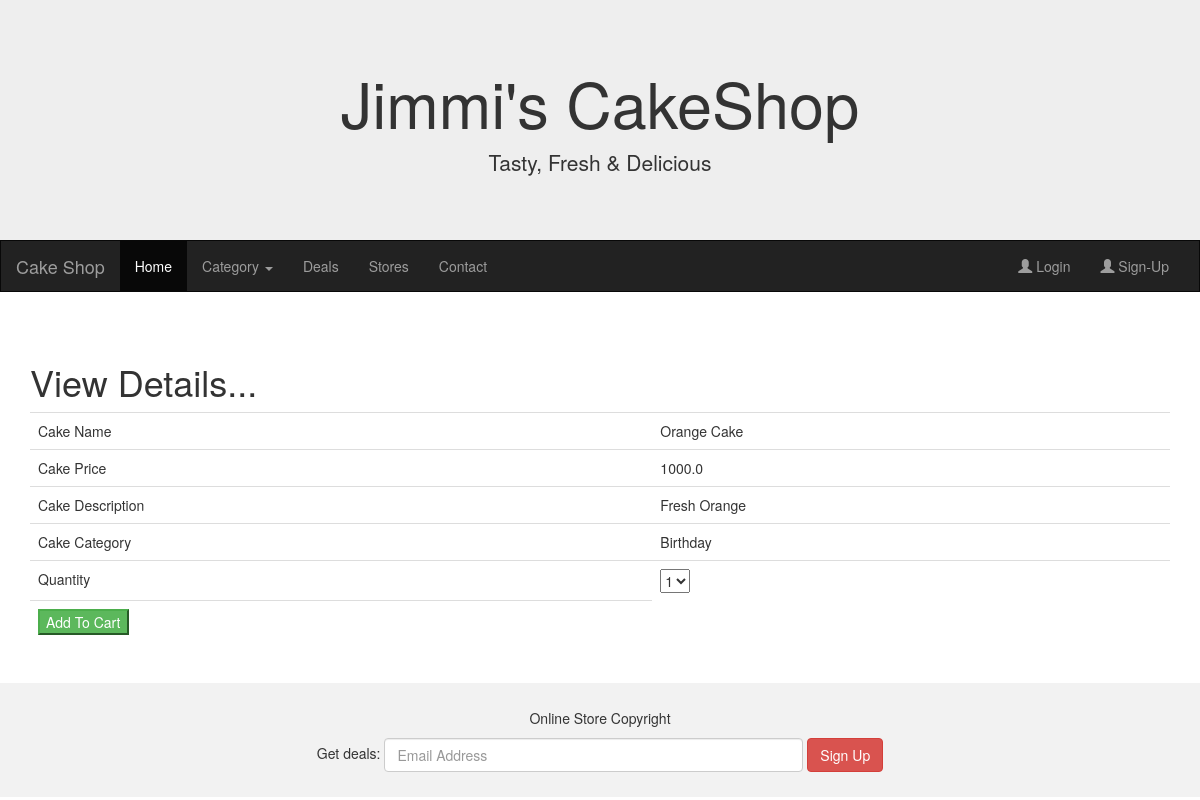
Screenshot of /viewDetails/1 with the database file from the repository.
### MyAdmin/models.py (models this page shows)
class Cake(models.Model):
   cakename = models.CharField(max_length=50)
   price = models.FloatField(default=1000)
   description = models.CharField(max_length=100)
   imageurl = models.ImageField(upload_to='images/',default='abc.jpg')
   category = models.ForeignKey(Category,on_delete=models.CASCADE)
   class Meta:
      db_table = 'Cake'

class Category(models.Model):
   cname = models.CharField(max_length=50)
   def __str__(self):
      return self.cname
   class Meta:
      db_table = 'Category'

### Userapp/views.py (the view)
# urls.py: path('viewDetails/<id>',views.viewDetails),
def viewDetails(request,id):
   categories = Category.objects.all()
   cakes = Cake.objects.filter(id = id)
   return render(request,'viewdetails.html',{'categories':categories,'cakes':cakes})

### templates/viewdetails.html (shortened to what this page needs)
{% extends 'master.html' %}
{% block content %}
   <h1>View Details...</h1>
   <form method="POST" action="/addtocart">
      <table class="table">
         {% for cake in cakes %}
         <tr><td>Cake Name</td><td>{{cake.cakename}}</td></tr>
         <tr><td>Cake Price</td><td>{{cake.price}}</td></tr>
         <tr><td>Cake Description</td><td>{{cake.description}}</td></tr>
         <tr><td>Cake Category</td><td>{{cake.category}}</td></tr>
         <tr><td>Quantity</td><td><select name="quantity" >
             <option>1</option>
             <option>5</option></select></td>
         </tr>
         <tr><td>
             <button class="button btn-success" type="submit">Add To Cart</button>
         </td></tr>
         {%endfor%}
      </table>
   </form>
{%endblock%}

### rows the page displays
Cake: cakename "Orange Cake", price "1000.0", description "Fresh Orange", category "Birthday"
